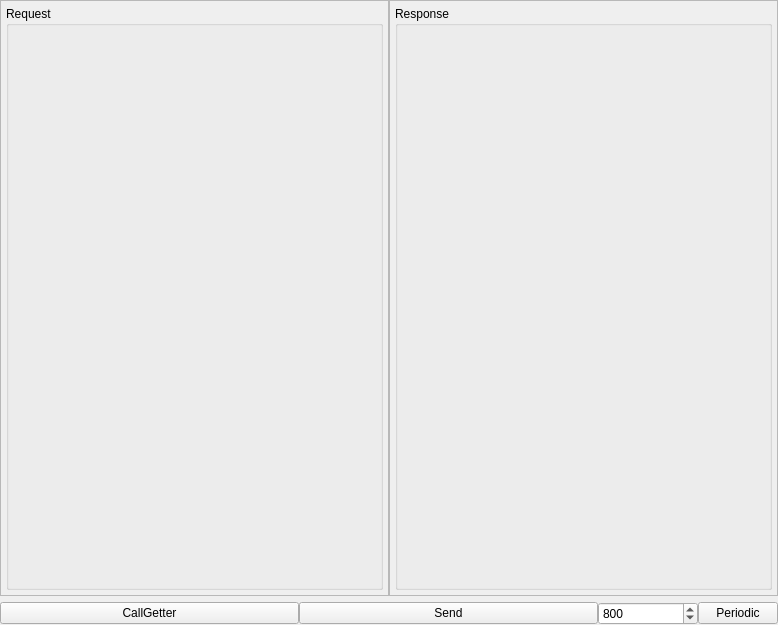
<?xml version="1.0" encoding="UTF-8"?>
<ui version="4.0">
 <class>iopanel</class>
 <widget class="QWidget" name="iopanel">
  <property name="geometry">
   <rect>
    <x>0</x>
    <y>0</y>
    <width>778</width>
    <height>625</height>
   </rect>
  </property>
  <property name="windowTitle">
   <string>Form</string>
  </property>
  <layout class="QVBoxLayout" name="verticalLayout_5">
   <property name="leftMargin">
    <number>0</number>
   </property>
   <property name="topMargin">
    <number>0</number>
   </property>
   <property name="rightMargin">
    <number>0</number>
   </property>
   <property name="bottomMargin">
    <number>0</number>
   </property>
   <item>
    <layout class="QHBoxLayout" name="horizontalLayout">
     <property name="spacing">
      <number>0</number>
     </property>
     <property name="sizeConstraint">
      <enum>QLayout::SetNoConstraint</enum>
     </property>
     <property name="leftMargin">
      <number>0</number>
     </property>
     <property name="rightMargin">
      <number>0</number>
     </property>
     <item>
      <widget class="QScrollArea" name="scrollArea">
       <property name="widgetResizable">
        <bool>true</bool>
       </property>
       <widget class="QWidget" name="scrollAreaWidgetContents">
        <property name="geometry">
         <rect>
          <x>0</x>
          <y>0</y>
          <width>386</width>
          <height>590</height>
         </rect>
        </property>
        <layout class="QVBoxLayout" name="verticalLayout_3">
         <property name="leftMargin">
          <number>5</number>
         </property>
         <property name="topMargin">
          <number>5</number>
         </property>
         <property name="rightMargin">
          <number>5</number>
         </property>
         <property name="bottomMargin">
          <number>5</number>
         </property>
         <item>
          <widget class="QGroupBox" name="GBox1">
           <property name="title">
            <string>Request</string>
           </property>
           <layout class="QVBoxLayout" name="verticalLayout">
            <property name="leftMargin">
             <number>3</number>
            </property>
            <property name="rightMargin">
             <number>3</number>
            </property>
            <item>
             <spacer name="horizontalSpacer">
              <property name="orientation">
               <enum>Qt::Horizontal</enum>
              </property>
              <property name="sizeHint" stdset="0">
               <size>
                <width>40</width>
                <height>20</height>
               </size>
              </property>
             </spacer>
            </item>
           </layout>
          </widget>
         </item>
        </layout>
       </widget>
      </widget>
     </item>
     <item>
      <widget class="QScrollArea" name="scrollArea_2">
       <property name="sizePolicy">
        <sizepolicy hsizetype="Expanding" vsizetype="Expanding">
         <horstretch>0</horstretch>
         <verstretch>1</verstretch>
        </sizepolicy>
       </property>
       <property name="widgetResizable">
        <bool>true</bool>
       </property>
       <widget class="QWidget" name="scrollAreaWidgetContents_2">
        <property name="geometry">
         <rect>
          <x>0</x>
          <y>0</y>
          <width>386</width>
          <height>590</height>
         </rect>
        </property>
        <layout class="QVBoxLayout" name="verticalLayout_4">
         <property name="leftMargin">
          <number>5</number>
         </property>
         <property name="topMargin">
          <number>5</number>
         </property>
         <property name="rightMargin">
          <number>5</number>
         </property>
         <property name="bottomMargin">
          <number>5</number>
         </property>
         <item>
          <widget class="QGroupBox" name="GBox2">
           <property name="title">
            <string>Response</string>
           </property>
           <layout class="QVBoxLayout" name="verticalLayout_2">
            <property name="leftMargin">
             <number>3</number>
            </property>
            <property name="rightMargin">
             <number>3</number>
            </property>
            <item>
             <spacer name="horizontalSpacer_2">
              <property name="orientation">
               <enum>Qt::Horizontal</enum>
              </property>
              <property name="sizeHint" stdset="0">
               <size>
                <width>40</width>
                <height>20</height>
               </size>
              </property>
             </spacer>
            </item>
           </layout>
          </widget>
         </item>
        </layout>
       </widget>
      </widget>
     </item>
     <item>
      <spacer name="verticalSpacer">
       <property name="orientation">
        <enum>Qt::Vertical</enum>
       </property>
       <property name="sizeHint" stdset="0">
        <size>
         <width>0</width>
         <height>40</height>
        </size>
       </property>
      </spacer>
     </item>
    </layout>
   </item>
   <item>
    <layout class="QHBoxLayout" name="horizontalLayout_3">
     <property name="spacing">
      <number>0</number>
     </property>
     <property name="sizeConstraint">
      <enum>QLayout::SetNoConstraint</enum>
     </property>
     <item>
      <widget class="QPushButton" name="GetterBtn">
       <property name="text">
        <string>CallGetter</string>
       </property>
      </widget>
     </item>
     <item>
      <widget class="QPushButton" name="PushButton">
       <property name="sizePolicy">
        <sizepolicy hsizetype="Minimum" vsizetype="Fixed">
         <horstretch>0</horstretch>
         <verstretch>0</verstretch>
        </sizepolicy>
       </property>
       <property name="text">
        <string>Send</string>
       </property>
      </widget>
     </item>
     <item>
      <widget class="QSpinBox" name="FreqBox">
       <property name="sizePolicy">
        <sizepolicy hsizetype="Preferred" vsizetype="Fixed">
         <horstretch>0</horstretch>
         <verstretch>0</verstretch>
        </sizepolicy>
       </property>
       <property name="maximumSize">
        <size>
         <width>100</width>
         <height>16777215</height>
        </size>
       </property>
       <property name="baseSize">
        <size>
         <width>200</width>
         <height>0</height>
        </size>
       </property>
       <property name="minimum">
        <number>100</number>
       </property>
       <property name="maximum">
        <number>100000</number>
       </property>
       <property name="value">
        <number>800</number>
       </property>
      </widget>
     </item>
     <item>
      <widget class="QPushButton" name="PeriodicButton">
       <property name="sizePolicy">
        <sizepolicy hsizetype="Maximum" vsizetype="Fixed">
         <horstretch>0</horstretch>
         <verstretch>0</verstretch>
        </sizepolicy>
       </property>
       <property name="text">
        <string>Periodic</string>
       </property>
      </widget>
     </item>
    </layout>
   </item>
  </layout>
 </widget>
 <resources/>
 <connections/>
</ui>
